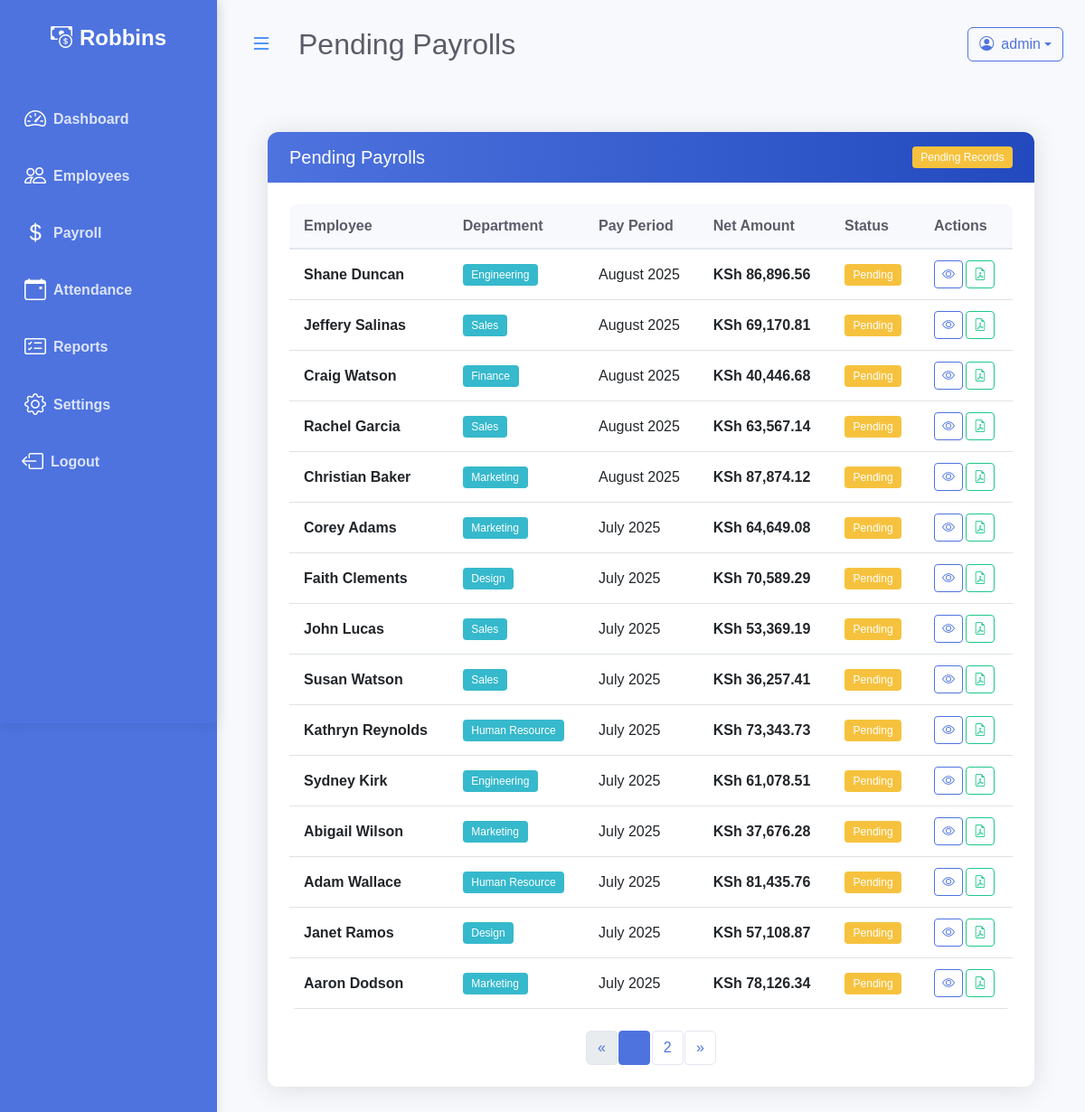
The app's page /payrolls/pending/ (signed in), older data.
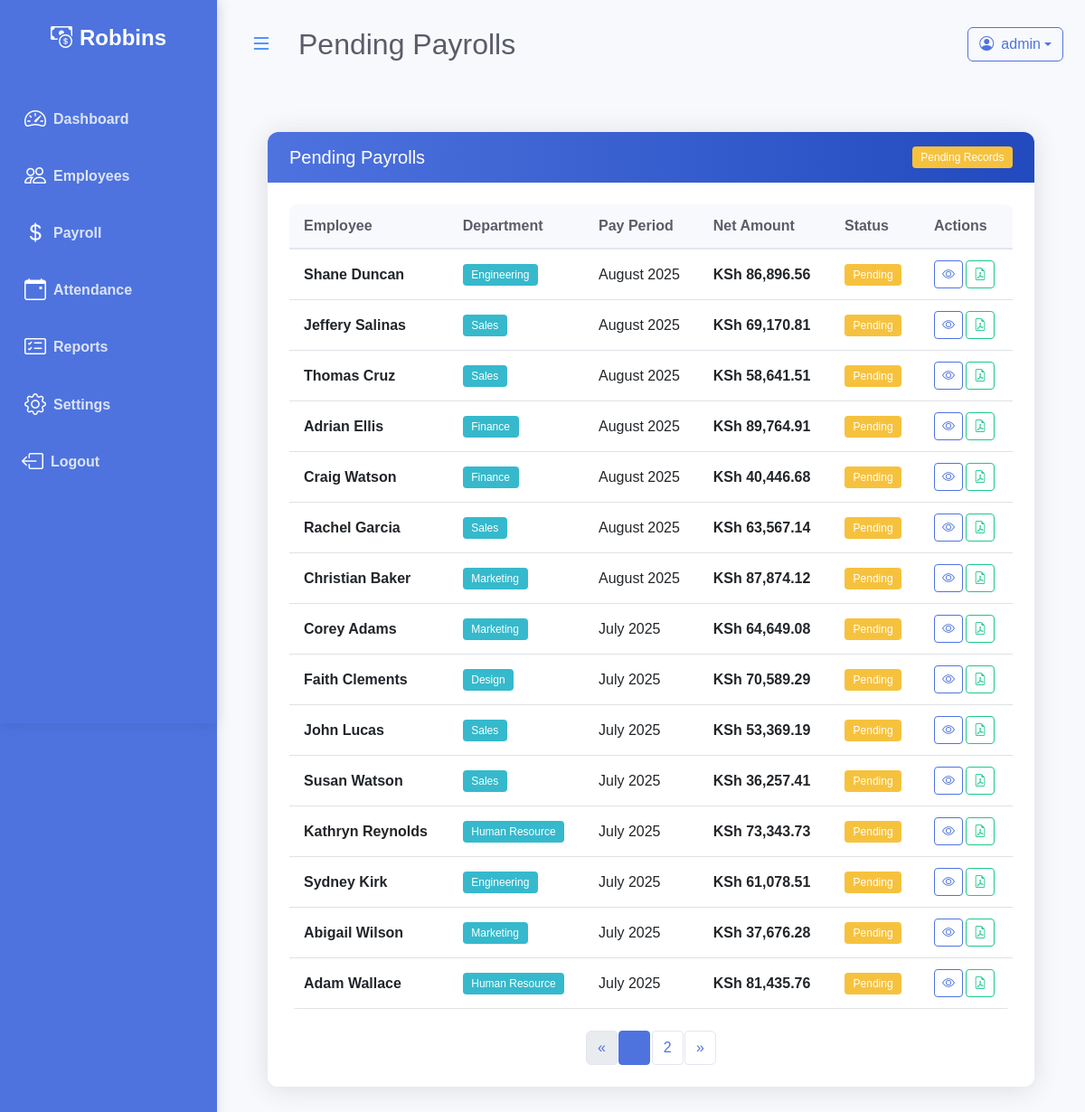
The same page, newer data.
### payroll/models.py (models this page shows, shortened)
class Company(models.Model):
    name = models.CharField(max_length=255)
    logo = models.ImageField(upload_to='logos/', null=True, blank=True)

class Payroll(models.Model):
    reference_id = models.CharField(
        max_length=50,  # Increased length to accommodate UUID
        unique=True,
        help_text="Unique reference ID for this payroll",
        editable=False  # Prevent manual editing
    )
    PAYMENT_STATUS_CHOICES = [
        ('paid', 'Paid'),
        ('pending', 'Pending'),
    ]
    employee = models.ForeignKey(Employee, on_delete=models.CASCADE, related_name='payrolls')
    pay_period = models.DateField(
        default=timezone.now,
        help_text="Period for which this payroll is generated"
    )
    gross_salary = models.DecimalField(max_digits=10, decimal_places=2)
    total_allowances = models.DecimalField(max_digits=10, decimal_places=2, default=0.00)
    total_deductions = models.DecimalField(max_digits=10, decimal_places=2, default=0.00)
    net_salary = models.DecimalField(max_digits=10, decimal_places=2)
    payment_status = models.CharField(
        max_length=20,
        choices=PAYMENT_STATUS_CHOICES,
        default='pending'
    )
    payment_date = models.DateField(blank=True, null=True)
    created_at = models.DateTimeField(auto_now_add=True)
    updated_at = models.DateTimeField(auto_now=True)
    tax_rate = models.DecimalField(max_digits=5, decimal_places=2, default=0)
    health_insurance = models.DecimalField(max_digits=10, decimal_places=2, default=0)
    retirement_rate = models.DecimalField(max_digits=5, decimal_places=2, default=0)
    tax_amount = models.DecimalField(max_digits=10, decimal_places=2, default=0)
    retirement_amount = models.DecimalField(max_digits=10, decimal_places=2, default=0)
    class Meta:
        ordering = ['-pay_period', 'employee__first_name']
        unique_together = ['employee', 'pay_period']

class Employee(models.Model):
    ACTIVE_STATUS = [
        ('active', 'Active'),
        ('on_leave', 'On Leave'),
        ('probation', 'Probation'),
    ]
    DEPARTMENT_CHOICES = [
        ('engineering', 'Engineering'),
        ('marketing', 'Marketing'),
        ('sales', 'Sales'),
        ('human_resource', 'Human Resource'),
        ('finance', 'Finance'),
        ('design', 'Design'),
    ]
    first_name = models.CharField(max_length=30)
    last_name = models.CharField(max_length=30)
    email = models.EmailField()
    phone_number = models.CharField(max_length=15, blank=True, null=True)
    hire_date = models.DateField()
    department = models.CharField(
        max_length=20,
        choices=DEPARTMENT_CHOICES,
        null=True,
        blank=True,
    )
    salary = models.DecimalField(max_digits=10, decimal_places=2)
    is_active = models.CharField(
        max_length=10,
        choices=ACTIVE_STATUS,
        default='active',
    )

### payroll/views.py (the view)
# urls.py: path('payrolls/pending/', views.pending_payroll_list, name='pending_payroll_list'),
@login_required
def pending_payroll_list(request):
    pending_payrolls_list = Payroll.objects.filter(payment_status='pending').order_by('-pay_period')
    paginator = Paginator(pending_payrolls_list, 15)
    page = request.GET.get('page')
    try:
        pending_payrolls = paginator.page(page)
    except PageNotAnInteger:
        pending_payrolls = paginator.page(1)
    except EmptyPage:
        pending_payrolls = paginator.page(paginator.num_pages)
    context = {
        'pending_payrolls': pending_payrolls,
        'title': 'Pending Payrolls'
    }
    return render(request, 'payroll/pending_payroll_list.html', context)

### payroll/templates/payroll/pending_payroll_list.html (shortened to what this page needs)
{% extends 'base.html' %}
{% load static %}
{% load humanize %}
{% block extra_css %}
<link rel="stylesheet" href="{% static 'payroll/css/payroll_list.css' %}">
{% endblock %}
{% block page_title %}
{{ title }}
{% endblock %}
{% block content %}
<div class="container-fluid px-4">
        <div class="row my-5">
            <div class="col-12">
                <div class="card animate-fade-in">
                    <div class="card-header d-flex justify-content-between align-items-center">
                        <h5 class="mb-0">{{ title }}</h5>
                        <span class="badge bg-warning">Pending Records</span>
                    </div>
                    <div class="card-body">
                        <div class="table-responsive">
                            <table class="table table-hover align-middle">
                                <thead>
                                    <tr>
                                        <th>Employee</th>
                                        <th>Department</th>
                                        <th>Pay Period</th>
                                        <th>Net Amount</th>
                                        <th>Status</th>
                                        <th>Actions</th>
                                    </tr>
                                </thead>
                                <tbody>
                                    {% for payroll in pending_payrolls %}
                                    <tr>
                                        <td class="fw-bold">{{ payroll.employee.first_name }} {{ payroll.employee.last_name }}</td>
                                        <td><span class="badge bg-info text-white">{{ payroll.employee.get_department_display }}</span></td>
                                        <td>{{ payroll.pay_period|date:"F Y" }}</td>
                                        <td class="fw-bold">KSh {{ payroll.net_salary|floatformat:2|intcomma }}</td>
                                        <td><span class="badge bg-warning">{{ payroll.get_payment_status_display }}</span>
                                        </td>
                                        <td>
                                            <div class="btn-group">
                                                <a href="{% url 'payroll_detail' payroll.id %}" class="btn btn-sm btn-outline-primary"
                                                    title="View Details">
                                                    <i class="bi bi-eye"></i>
                                                </a>
                                                <a href="{% url 'generate_payroll_pdf' payroll.id %}" class="btn btn-sm btn-outline-success"
                                                    title="Download PDF">
                                                    <i class="bi bi-file-earmark-pdf"></i>
                                                </a>
                                            </div>
                                        </td>
                                    </tr>
                                    {% endfor %}
                                </tbody>
                            </table>
                        </div>
                    {% if pending_payrolls.has_other_pages %}
                    <nav aria-label="Page navigation">
                        <ul class="pagination justify-content-center mt-4">
                            {% if pending_payrolls.has_previous %}
                            <li class="page-item">
                                <a class="page-link" href="?page={{ pending_payrolls.previous_page_number }}"
                                    aria-label="Previous">
                                    <span aria-hidden="true">&laquo;</span>
                                </a>
                            </li>
                            {% else %}
                            <li class="page-item disabled">
                                <span class="page-link" aria-hidden="true">&laquo;</span>
                            </li>
                            {% endif %}
                            {% for i in pending_payrolls.paginator.page_range %}
                            {% if pending_payrolls.number == i %}
                            <li class="page-item active" aria-current="page"><span
                                    class="page-link">{{ i }}</span></li>
                            {% else %}
                            <li class="page-item"><a class="page-link" href="?page={{ i }}">{{ i }}</a></li>
                            {% endif %}
                            {% endfor %}
                            {% if pending_payrolls.has_next %}
                            <li class="page-item">
                                <a class="page-link" href="?page={{ pending_payrolls.next_page_number }}"
                                    aria-label="Next">
                                    <span aria-hidden="true">&raquo;</span>
                                </a>
                            </li>
                            {% else %}
                            <li class="page-item disabled">
                                <span class="page-link" aria-hidden="true">&raquo;</span>
                            </li>
                            {% endif %}
                        </ul>
                    </nav>
                    {% endif %}
                </div>
            </div>
        </div>
    </div>
</div>
{% endblock %}

### templates/base.html (shortened to what this page needs)
{% load static %}
<!DOCTYPE html>
<html lang="en">
<head>
    <link href="https://cdn.jsdelivr.net/npm/bootstrap@5.3.0/dist/css/bootstrap.min.css" rel="stylesheet">
    <link href="https://cdn.jsdelivr.net/npm/bootstrap-icons@1.11.0/font/bootstrap-icons.css" rel="stylesheet">
    <link href="https://cdn.jsdelivr.net/npm/select2@4.1.0-rc.0/dist/css/select2.min.css" rel="stylesheet" />
    <link href="https://cdn.jsdelivr.net/npm/select2-bootstrap-5-theme@1.3.0/dist/select2-bootstrap-5-theme.min.css" rel="stylesheet">
    <link rel="stylesheet" href="{% static 'css/style.css' %}">
    <link rel="stylesheet" href="{% static 'css/responsive.css' %}">
    {% block extra_css %}{% endblock %}
</head>
<body {% if user.is_authenticated %}data-session-timeout="{{ request.session.get_expiry_age|default:900 }}"{% endif %}>
    <div id="wrapper" class="page-transition">
        <div id="sidebar-wrapper" class="sidebar">
            {% include 'sidebar.html' %}
        </div>
        <div id="page-content-wrapper">
            <nav class="navbar navbar-expand-lg navbar-light bg-transparent py-4 px-4">
                <div class="d-flex align-items-center">
                    <button class="btn btn-link text-primary fs-4 me-3 d-none d-lg-inline" id="sidebar-toggle" style="box-shadow:none;"><i class="bi bi-list"></i></button>
                    <h2 class="fs-2 m-0">{% block page_title %}{% endblock %}</h2>
                </div>
                {% if user.is_authenticated %}
                <div class="ms-auto d-flex align-items-center">
                    <div class="dropdown">
                        <button class="btn btn-outline-primary dropdown-toggle d-flex align-items-center" type="button" id="userDropdown" data-bs-toggle="dropdown" aria-expanded="false">
                            <i class="bi bi-person-circle me-2"></i>
                            <span>{{ user.username }}</span>
                        </button>
                    </div>
                </div>
                {% endif %}
            </nav>
            <div class="container-fluid">
                {% block content %}{% endblock %}
            </div>
        </div>
    </div>
</body>
</html>

### templates/sidebar.html (shortened to what this page needs)
{% load company_tags %}
<div class="bg-primary-dark" id="sidebar-wrapper">
      <div class="sidebar-heading text-center py-4 fs-4 fw-bold text-white">
        <i class="bi bi-cash-coin me-2"></i><span class="sidebar-label">{% get_company_name %}</span>
      </div>
      <div class="list-group list-group-flush my-3">
        <a href="{% url 'index'%}" class="list-group-item list-group-item-action bg-transparent second-text fw-bold {% if request.resolver_match.url_name == 'index' %}active{% endif %}">
          <i class="bi bi-speedometer2 me-2"></i><span class="sidebar-label">Dashboard</span>
        </a>
        <a href="{% url 'employee_list'%}" class="list-group-item list-group-item-action bg-transparent second-text fw-bold {% if request.resolver_match.url_name == 'employee_list' %}active{% endif %}">
          <i class="bi bi-people me-2"></i><span class="sidebar-label">Employees</span>
        </a>
        <a href="{% url 'payroll'%}" class="list-group-item list-group-item-action bg-transparent second-text fw-bold {% if request.resolver_match.url_name == 'payroll' %}active{% endif %}">
          <i class="bi bi-currency-dollar me-2"></i><span class="sidebar-label">Payroll</span>
        </a>
        <a href="#" class="list-group-item list-group-item-action bg-transparent second-text fw-bold">
          <i class="bi bi-calendar-event me-2"></i><span class="sidebar-label">Attendance</span>
        </a>
        <a href="{% url 'reports' %}" class="list-group-item list-group-item-action bg-transparent second-text fw-bold {% if request.resolver_match.url_name == 'reports' %}active{% endif %}">
          <i class="bi bi-card-checklist me-2"></i><span class="sidebar-label">Reports</span>
        </a>
        <a href="{% url 'company_settings' %}" class="list-group-item list-group-item-action bg-transparent second-text fw-bold {% if request.resolver_match.url_name == 'company_settings' %}active{% endif %}">
          <i class="bi bi-gear me-2"></i><span class="sidebar-label">Settings</span>
        </a>
        {% if user.is_authenticated %}
        <a href="#" onclick="event.preventDefault(); document.getElementById('logout-form').submit();" class="list-group-item list-group-item-action bg-transparent text-danger fw-bold border-0 w-100 text-start">
          <i class="bi bi-box-arrow-left me-2"></i><span class="sidebar-label">Logout</span>
        </a>
        {% else %}
        <a href="{% url 'login' %}" class="list-group-item list-group-item-action bg-transparent second-text fw-bold">
          <i class="bi bi-box-arrow-in-right me-2"></i><span class="sidebar-label">Login</span>
        </a>
        {% endif %}
      </div>
    </div>

Row changes from the older to the newer data that the page shows:
no longer on this page (row unchanged): Payroll: employee.first_name "Janet", employee.last_name "Ramos", employee.department "Design", pay_period "July 2025", net_salary "57,108.87", payment_status "Pending"
no longer on this page (row unchanged): Payroll: employee.first_name "Aaron", employee.last_name "Dodson", employee.department "Marketing", pay_period "July 2025", net_salary "78,126.34", payment_status "Pending"
added Payroll: employee.first_name "Thomas", employee.last_name "Cruz", employee.department "Sales", pay_period "August 2025", net_salary "58,641.51", payment_status "Pending"
added Payroll: employee.first_name "Adrian", employee.last_name "Ellis", employee.department "Finance", pay_period "August 2025", net_salary "89,764.91", payment_status "Pending"
